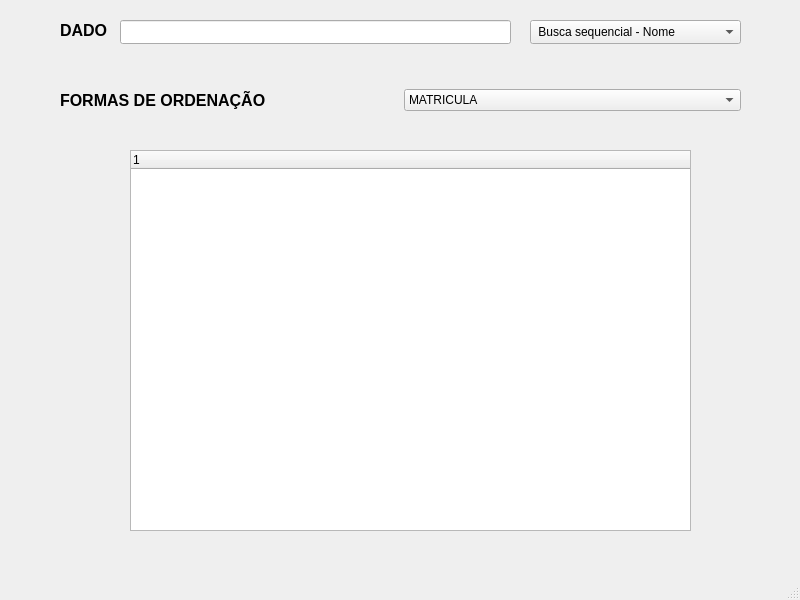
<?xml version="1.0" encoding="UTF-8"?>
<ui version="4.0">
 <class>MainWindow</class>
 <widget class="QMainWindow" name="MainWindow">
  <property name="geometry">
   <rect>
    <x>0</x>
    <y>0</y>
    <width>800</width>
    <height>600</height>
   </rect>
  </property>
  <property name="windowTitle">
   <string>MainWindow</string>
  </property>
  <widget class="QWidget" name="centralwidget">
   <widget class="QWidget" name="horizontalLayoutWidget_2">
    <property name="geometry">
     <rect>
      <x>60</x>
      <y>80</y>
      <width>681</width>
      <height>41</height>
     </rect>
    </property>
    <layout class="QHBoxLayout" name="horizontalLayout_2">
     <item>
      <widget class="QLabel" name="label_2">
       <property name="text">
        <string>&lt;html&gt;&lt;head/&gt;&lt;body&gt;&lt;p&gt;&lt;span style=&quot; font-size:12pt; font-weight:700;&quot;&gt;FORMAS DE ORDENAÇÃO&lt;/span&gt;&lt;/p&gt;&lt;/body&gt;&lt;/html&gt;</string>
       </property>
      </widget>
     </item>
     <item>
      <widget class="QComboBox" name="box_order">
       <item>
        <property name="text">
         <string>MATRICULA</string>
        </property>
       </item>
       <item>
        <property name="text">
         <string>NOME</string>
        </property>
       </item>
       <item>
        <property name="text">
         <string>DEPARTAMENTO - NOME</string>
        </property>
       </item>
       <item>
        <property name="text">
         <string>TITULAÇÃO - NOME</string>
        </property>
       </item>
       <item>
        <property name="text">
         <string>TIPO DE CONTADO - NOME</string>
        </property>
       </item>
       <item>
        <property name="text">
         <string>DEPARTAMENTO - TITULAÇÃO - NOME</string>
        </property>
       </item>
       <item>
        <property name="text">
         <string>DEPARTAMENTO - TIPO DE CONTRADO - NOME</string>
        </property>
       </item>
      </widget>
     </item>
    </layout>
   </widget>
   <widget class="QLineEdit" name="input_valor">
    <property name="geometry">
     <rect>
      <x>120</x>
      <y>20</y>
      <width>391</width>
      <height>24</height>
     </rect>
    </property>
   </widget>
   <widget class="QComboBox" name="box_valor">
    <property name="geometry">
     <rect>
      <x>530</x>
      <y>20</y>
      <width>211</width>
      <height>24</height>
     </rect>
    </property>
    <item>
     <property name="text">
      <string> Busca sequencial - Nome</string>
     </property>
    </item>
    <item>
     <property name="text">
      <string> Busca sequencial - Matricula</string>
     </property>
    </item>
    <item>
     <property name="text">
      <string> Busca Binario - Nome</string>
     </property>
    </item>
    <item>
     <property name="text">
      <string> Busca Binario - Matricula</string>
     </property>
    </item>
   </widget>
   <widget class="QLabel" name="label">
    <property name="geometry">
     <rect>
      <x>60</x>
      <y>20</y>
      <width>51</width>
      <height>21</height>
     </rect>
    </property>
    <property name="text">
     <string>&lt;html&gt;&lt;head/&gt;&lt;body&gt;&lt;p&gt;&lt;span style=&quot; font-size:12pt; font-weight:700;&quot;&gt;DADO&lt;/span&gt;&lt;/p&gt;&lt;/body&gt;&lt;/html&gt;</string>
    </property>
   </widget>
   <widget class="QTreeWidget" name="treeWidget">
    <property name="geometry">
     <rect>
      <x>130</x>
      <y>150</y>
      <width>561</width>
      <height>381</height>
     </rect>
    </property>
    <column>
     <property name="text">
      <string notr="true">1</string>
     </property>
    </column>
   </widget>
  </widget>
  <widget class="QMenuBar" name="menubar">
   <property name="geometry">
    <rect>
     <x>0</x>
     <y>0</y>
     <width>800</width>
     <height>21</height>
    </rect>
   </property>
  </widget>
  <widget class="QStatusBar" name="statusbar"/>
 </widget>
 <resources/>
 <connections/>
</ui>
